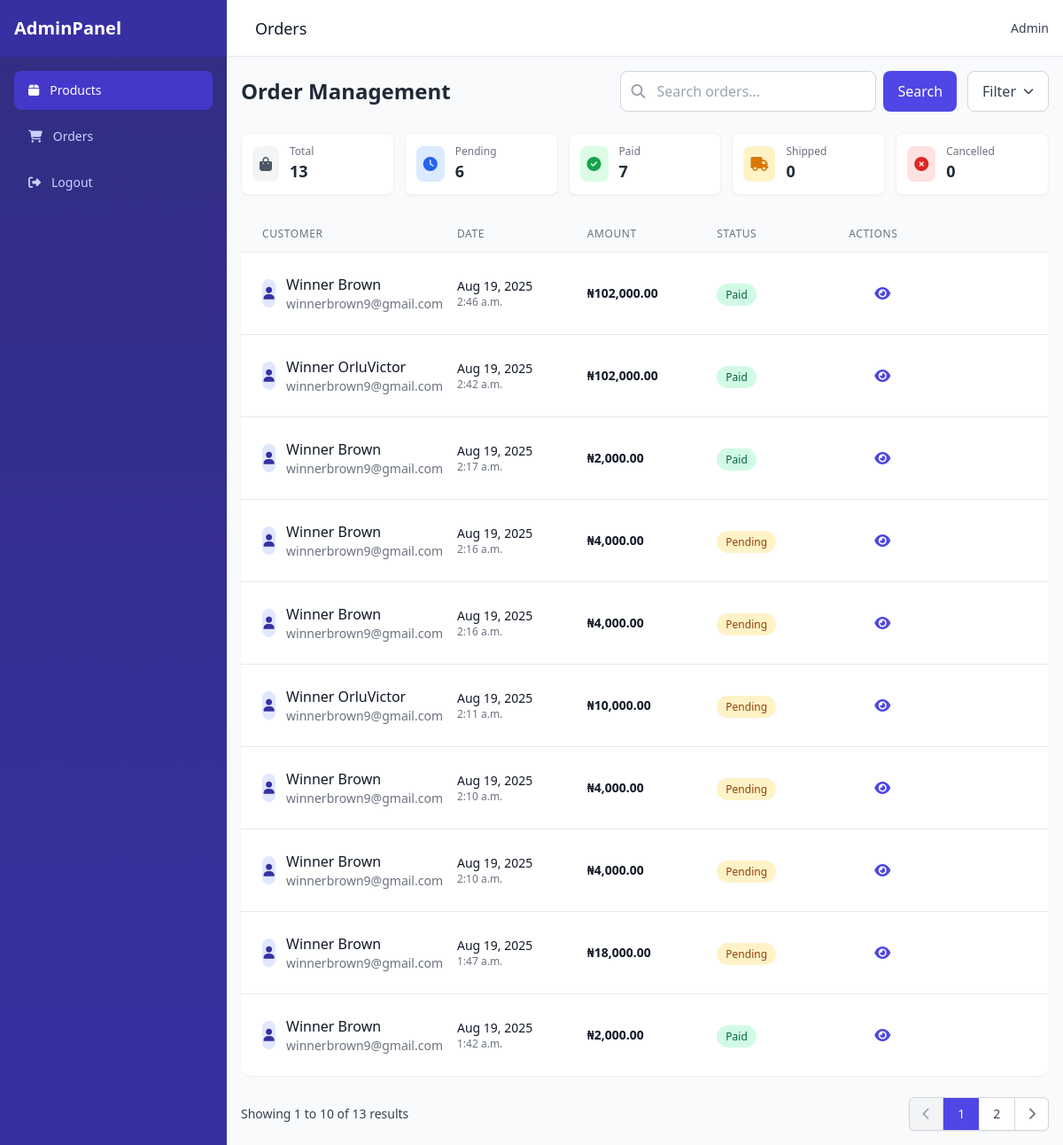
/owner/orders/ (signed in), run on the app's committed database.
### main/models.py (models this page shows, shortened)
class Order(models.Model):
    STATUS_CHOICES = [
        ("pending", "Pending"),
        ("paid", "Paid"),
        ("shipped", "Shipped"),
        ("completed", "Completed"),
        ("cancelled", "Cancelled"),
    ]
    full_name = models.CharField(max_length=200)
    email = models.EmailField()
    phone = models.CharField(max_length=20)
    address = models.TextField()
    status = models.CharField(max_length=20, choices=STATUS_CHOICES, default="pending")
    transaction_ref = models.CharField(max_length=100, blank=True, null=True, unique=True)
    flutterwave_transaction_id = models.CharField(max_length=100, blank=True, null=True)
    payment_method = models.CharField(max_length=50, blank=True, null=True)
    created_at = models.DateTimeField(auto_now_add=True)
    updated_at = models.DateTimeField(auto_now=True)
    def get_total_amount(self):
        return sum(item.get_total_price() for item in self.items.all())
    class Meta:
        ordering = ['-created_at']

class OrderItem(models.Model):
    order = models.ForeignKey(Order, related_name="items", on_delete=models.CASCADE)
    product = models.ForeignKey(Product, related_name="order_items", on_delete=models.CASCADE)
    quantity = models.PositiveIntegerField(default=1)
    price = models.DecimalField(max_digits=10, decimal_places=2)
    def get_total_price(self):
        return self.price * self.quantity

### administration/views.py (the view, shortened to what this page needs)
# urls.py: path("orders/", views.order_list, name="order_list"),
@login_required
def order_list(request):
    query = request.GET.get("q", "")   # search query
    orders = Order.objects.all()
    paginator = Paginator(orders, 10)  # 10 orders per page
    page_number = request.GET.get("page")
    page_obj = paginator.get_page(page_number)
    total_orders = Order.objects.count()
    pending_orders = Order.objects.filter(status="pending").count()
    paid_orders = Order.objects.filter(status="paid").count()
    completed_orders = Order.objects.filter(status="completed").count()
    shipped_orders = Order.objects.filter(status="shipped").count()
    cancelled_orders = Order.objects.filter(status="cancelled").count()
    context = {
        "orders": page_obj,   # paginated queryset
        "query": query,       # to keep search term in template
        "total_orders": total_orders,
        "pending_orders": pending_orders,
        "completed_orders": completed_orders,
        "shipped_orders": shipped_orders,
        "cancelled_orders": cancelled_orders,
        "paid_orders": paid_orders,
    }
    return render(request, "orders/order_list.html", context)

### administration/templates/orders/order_list.html (shortened to what this page needs)
{% extends "sase.html" %}
{% load humanize %}
{% block page_title %}Orders{% endblock %}
{% block content %}
<div class="mb-6">
    <div class="flex flex-col md:flex-row md:items-center md:justify-between gap-4 mb-6">
        <h3 class="text-2xl font-bold text-gray-800">Order Management</h3>
        <div class="flex flex-col sm:flex-row gap-3">
            <form method="get" class="flex-1 flex">
                <div class="relative flex-1">
                    <input type="text" name="q" value="{{ query }}" placeholder="Search orders..."
                        class="w-full pl-10 pr-4 py-2.5 border border-gray-300 rounded-lg focus:ring-2 focus:ring-indigo-500 focus:border-indigo-500 transition" />
                    <div class="absolute inset-y-0 left-0 pl-3 flex items-center pointer-events-none">
                    </div>
                </div>
                <button type="submit" class="ml-2 px-4 bg-indigo-600 text-white rounded-lg hover:bg-indigo-700 transition-colors">
                    Search
                </button>
            </form>
            <div class="relative">
                <button type="button" class="px-4 py-2.5 border border-gray-300 rounded-lg text-gray-700 bg-white hover:bg-gray-50 flex items-center">
                    <span>Filter</span>
                    <i class="fas fa-chevron-down ml-2 text-xs"></i>
                </button>
            </div>
        </div>
    </div>
<div class="grid grid-cols-2 md:grid-cols-5 gap-3 mb-6">
    <div class="bg-white p-3 rounded-lg shadow-sm border border-gray-100">
        <div class="flex items-center">
            <div class="p-2 rounded-lg bg-gray-100 text-gray-600 mr-3">
                <i class="fas fa-shopping-bag"></i>
            </div>
            <div>
                <p class="text-xs font-medium text-gray-500">Total</p>
                <h3 class="text-lg font-bold text-gray-800">{{ total_orders }}</h3>
            </div>
        </div>
    </div>
    <div class="bg-white p-3 rounded-lg shadow-sm border border-gray-100">
        <div class="flex items-center">
            <div class="p-2 rounded-lg bg-blue-100 text-blue-600 mr-3">
                <i class="fas fa-clock"></i>
            </div>
            <div>
                <p class="text-xs font-medium text-gray-500">Pending</p>
                <h3 class="text-lg font-bold text-gray-800">{{ pending_orders }}</h3>
            </div>
        </div>
    </div>
    <div class="bg-white p-3 rounded-lg shadow-sm border border-gray-100">
        <div class="flex items-center">
            <div class="p-2 rounded-lg bg-green-100 text-green-600 mr-3">
                <i class="fas fa-check-circle"></i>
            </div>
            <div>
                <p class="text-xs font-medium text-gray-500">Paid</p>
                <h3 class="text-lg font-bold text-gray-800">{{ paid_orders }}</h3>
            </div>
        </div>
    </div>
    <div class="bg-white p-3 rounded-lg shadow-sm border border-gray-100">
        <div class="flex items-center">
            <div class="p-2 rounded-lg bg-amber-100 text-amber-600 mr-3">
                <i class="fas fa-truck"></i>
            </div>
            <div>
                <p class="text-xs font-medium text-gray-500">Shipped</p>
                <h3 class="text-lg font-bold text-gray-800">{{ shipped_orders }}</h3>
            </div>
        </div>
    </div>
    <div class="bg-white p-3 rounded-lg shadow-sm border border-gray-100">
        <div class="flex items-center">
            <div class="p-2 rounded-lg bg-red-100 text-red-600 mr-3">
                <i class="fas fa-times-circle"></i>
            </div>
            <div>
                <p class="text-xs font-medium text-gray-500">Cancelled</p>
                <h3 class="text-lg font-bold text-gray-800">{{ cancelled_orders }}</h3>
            </div>
        </div>
    </div>
</div>
</div>
<div class="bg-white rounded-xl shadow-sm overflow-hidden">
    <div class="hidden md:grid md:grid-cols-12 gap-4 px-6 py-3 bg-gray-50 border-b border-gray-200 text-xs font-medium text-gray-500 uppercase tracking-wider">
        <div class="col-span-3">Customer</div>
        <div class="col-span-2">Date</div>
        <div class="col-span-2">Amount</div>
        <div class="col-span-2">Status</div>
        <div class="col-span-1 text-right">Actions</div>
    </div>
    <div class="divide-y divide-gray-200">
        {% for order in orders %}
        <div class="p-4 md:p-6 hover:bg-gray-50 transition-colors">
            <div class="grid grid-cols-1 md:grid-cols-12 gap-4 items-center">
                <div class="md:col-span-3">
                    <div class="flex items-center">
                        <div class="hidden md:flex md:items-center md:justify-center w-8 h-8 rounded-full bg-indigo-100 text-indigo-800 mr-3">
                            <i class="fas fa-user text-sm"></i>
                        </div>
                        <div>
                            <h4 class="font-medium text-gray-900">{{ order.full_name }}</h4>
                            <p class="text-sm text-gray-500 truncate">{{ order.email }}</p>
                        </div>
                    </div>
                </div>
                <div class="md:col-span-2 hidden md:block">
                    <p class="text-sm text-gray-900">{{ order.created_at|date:"M d, Y" }}</p>
                    <p class="text-xs text-gray-500">{{ order.created_at|time }}</p>
                </div>
                <div class="hidden md:block md:col-span-2">
                    <p class="text-sm font-semibold text-gray-900">₦{{ order.get_total_amount|intcomma }}</p>
                </div>
                <div class="hidden md:block md:col-span-2">
                    <span class="status-badge {{ order.status }} px-2.5 py-1 text-xs font-medium rounded-full">
                        {{ order.get_status_display }}
                    </span>
                </div>
                <div class="md:col-span-1 flex justify-end">
                    <a href="{% url "order_detail" order.id %}" class="p-2 text-indigo-600 hover:text-indigo-800 rounded-lg hover:bg-indigo-50" title="View Details">
                        <i class="fas fa-eye"></i>
                    </a>
                </div>
            </div>
        </div>
        {% endfor %}
    </div>
</div>
{% if orders.has_other_pages %}
<div class="mt-6 flex flex-col sm:flex-row items-center justify-between gap-4">
    <div class="text-sm text-gray-700">
        Showing <span class="font-medium">{{ orders.start_index }}</span> to
        <span class="font-medium">{{ orders.end_index }}</span> of
        <span class="font-medium">{{ orders.paginator.count }}</span> results
    </div>
    <nav class="inline-flex rounded-md shadow-sm">
        {% if orders.has_previous %}
        <a href="?q={{ query }}&page={{ orders.previous_page_number }}" class="px-3.5 py-2 rounded-l-md border border-gray-300 bg-white text-sm font-medium text-gray-500 hover:bg-gray-50">
            <i class="fas fa-chevron-left"></i>
        </a>
        {% else %}
        <span class="px-3.5 py-2 rounded-l-md border border-gray-300 bg-gray-100 text-sm font-medium text-gray-400">
            <i class="fas fa-chevron-left"></i>
        </span>
        {% endif %}
        {% for num in orders.paginator.page_range %}
            {% if orders.number == num %}
            <span class="px-4 py-2 border-t border-b border-gray-300 bg-indigo-600 text-sm font-medium text-white">{{ num }}</span>
            {% else %}
            <a href="?q={{ query }}&page={{ num }}" class="px-4 py-2 border-t border-b border-gray-300 bg-white text-sm font-medium text-gray-700 hover:bg-gray-50">{{ num }}</a>
            {% endif %}
        {% endfor %}
        {% if orders.has_next %}
        <a href="?q={{ query }}&page={{ orders.next_page_number }}" class="px-3.5 py-2 rounded-r-md border border-gray-300 bg-white text-sm font-medium text-gray-500 hover:bg-gray-50">
            <i class="fas fa-chevron-right"></i>
        </a>
        {% else %}
        <span class="px-3.5 py-2 rounded-r-md border border-gray-300 bg-gray-100 text-sm font-medium text-gray-400">
            <i class="fas fa-chevron-right"></i>
        </span>
        {% endif %}
    </nav>
</div>
{% endif %}
{% endblock %}

### administration/templates/orders/order_list.html (style rules this page uses)
.status-badge.pending { background-color: #FEF3C7; color: #92400E; }
.status-badge.paid { background-color: #D1FAE5; color: #065F46; }

### data on the page
Order: full_name "Winner Brown", email "winnerbrown9@gmail.com", created_at "Aug 19, 2025", created_at "2:46 a.m.", get_total_amount "102,000.00", status "Paid"
Order: full_name "Winner OrluVictor", email "winnerbrown9@gmail.com", created_at "Aug 19, 2025", created_at "2:42 a.m.", get_total_amount "102,000.00", status "Paid"
Order: full_name "Winner Brown", email "winnerbrown9@gmail.com", created_at "Aug 19, 2025", created_at "2:17 a.m.", get_total_amount "2,000.00", status "Paid"
Order: full_name "Winner Brown", email "winnerbrown9@gmail.com", created_at "Aug 19, 2025", created_at "2:16 a.m.", get_total_amount "4,000.00", status "Pending"
Order: full_name "Winner Brown", email "winnerbrown9@gmail.com", created_at "Aug 19, 2025", created_at "2:16 a.m.", get_total_amount "4,000.00", status "Pending"
Order: full_name "Winner OrluVictor", email "winnerbrown9@gmail.com", created_at "Aug 19, 2025", created_at "2:11 a.m.", get_total_amount "10,000.00", status "Pending"
Order: full_name "Winner Brown", email "winnerbrown9@gmail.com", created_at "Aug 19, 2025", created_at "2:10 a.m.", get_total_amount "4,000.00", status "Pending"
Order: full_name "Winner Brown", email "winnerbrown9@gmail.com", created_at "Aug 19, 2025", created_at "2:10 a.m.", get_total_amount "4,000.00", status "Pending"
Order: full_name "Winner Brown", email "winnerbrown9@gmail.com", created_at "Aug 19, 2025", created_at "1:47 a.m.", get_total_amount "18,000.00", status "Pending"
Order: full_name "Winner Brown", email "winnerbrown9@gmail.com", created_at "Aug 19, 2025", created_at "1:42 a.m.", get_total_amount "2,000.00", status "Paid"

### other printed values
{{ total_orders }} "13"
{{ pending_orders }} "6"
{{ paid_orders }} "7"
{{ shipped_orders }} "0"
{{ cancelled_orders }} "0"
{{ orders.start_index }} "1"
{{ orders.end_index }} "10"
{{ orders.paginator.count }} "13"
{{ num }} "1"
{{ num }} "2"
